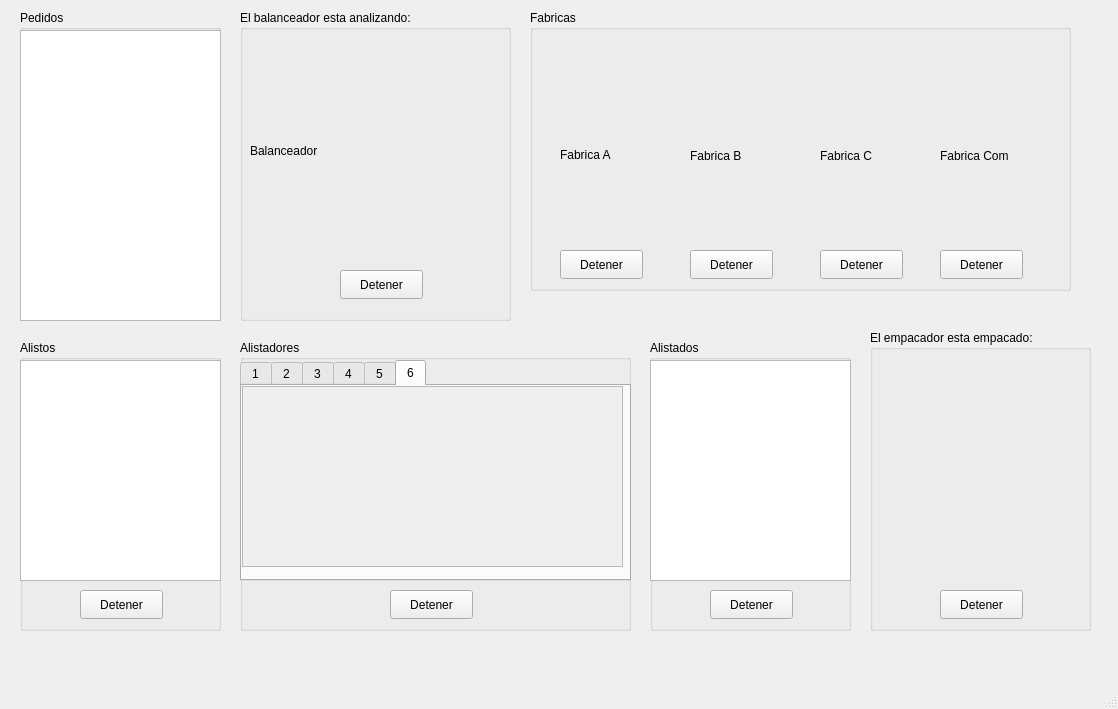
<?xml version="1.0" encoding="UTF-8"?>
<ui version="4.0">
 <class>MainWindow</class>
 <widget class="QMainWindow" name="MainWindow">
  <property name="geometry">
   <rect>
    <x>0</x>
    <y>0</y>
    <width>1118</width>
    <height>709</height>
   </rect>
  </property>
  <property name="windowTitle">
   <string>Armazon</string>
  </property>
  <widget class="QWidget" name="centralwidget">
   <widget class="QGroupBox" name="groupBox_balanceador">
    <property name="geometry">
     <rect>
      <x>240</x>
      <y>10</y>
      <width>271</width>
      <height>311</height>
     </rect>
    </property>
    <property name="title">
     <string>El balanceador esta analizando:</string>
    </property>
    <property name="flat">
     <bool>false</bool>
    </property>
    <widget class="QPushButton" name="pushButton_detenerbalanceador">
     <property name="geometry">
      <rect>
       <x>100</x>
       <y>260</y>
       <width>83</width>
       <height>29</height>
      </rect>
     </property>
     <property name="text">
      <string>Detener</string>
     </property>
    </widget>
    <widget class="QLabel" name="labelBalanceador">
     <property name="geometry">
      <rect>
       <x>10</x>
       <y>40</y>
       <width>251</width>
       <height>201</height>
      </rect>
     </property>
     <property name="text">
      <string>Balanceador</string>
     </property>
    </widget>
   </widget>
   <widget class="QGroupBox" name="groupBox_fabrica">
    <property name="geometry">
     <rect>
      <x>530</x>
      <y>10</y>
      <width>541</width>
      <height>281</height>
     </rect>
    </property>
    <property name="title">
     <string>Fabricas</string>
    </property>
    <widget class="QPushButton" name="pushButton_detenerfabrica_a">
     <property name="geometry">
      <rect>
       <x>30</x>
       <y>240</y>
       <width>83</width>
       <height>29</height>
      </rect>
     </property>
     <property name="text">
      <string>Detener</string>
     </property>
    </widget>
    <widget class="QPushButton" name="pushButton_detenerfabrica_comodin">
     <property name="geometry">
      <rect>
       <x>410</x>
       <y>240</y>
       <width>83</width>
       <height>29</height>
      </rect>
     </property>
     <property name="text">
      <string>Detener</string>
     </property>
    </widget>
    <widget class="QPushButton" name="pushButton_detenerfabrica_c">
     <property name="geometry">
      <rect>
       <x>290</x>
       <y>240</y>
       <width>83</width>
       <height>29</height>
      </rect>
     </property>
     <property name="text">
      <string>Detener</string>
     </property>
    </widget>
    <widget class="QPushButton" name="pushButton_detenerfabrica_b">
     <property name="geometry">
      <rect>
       <x>160</x>
       <y>240</y>
       <width>83</width>
       <height>29</height>
      </rect>
     </property>
     <property name="text">
      <string>Detener</string>
     </property>
    </widget>
    <widget class="QLabel" name="labelFabA">
     <property name="geometry">
      <rect>
       <x>30</x>
       <y>70</y>
       <width>81</width>
       <height>151</height>
      </rect>
     </property>
     <property name="text">
      <string>&lt;html&gt;&lt;head/&gt;&lt;body&gt;&lt;p&gt;Fabrica A&lt;/p&gt;&lt;/body&gt;&lt;/html&gt;</string>
     </property>
    </widget>
    <widget class="QLabel" name="labelFabB">
     <property name="geometry">
      <rect>
       <x>160</x>
       <y>70</y>
       <width>81</width>
       <height>151</height>
      </rect>
     </property>
     <property name="text">
      <string>Fabrica B</string>
     </property>
    </widget>
    <widget class="QLabel" name="labelFabC">
     <property name="geometry">
      <rect>
       <x>290</x>
       <y>70</y>
       <width>81</width>
       <height>151</height>
      </rect>
     </property>
     <property name="text">
      <string>Fabrica C</string>
     </property>
    </widget>
    <widget class="QLabel" name="labelFabCom">
     <property name="geometry">
      <rect>
       <x>410</x>
       <y>70</y>
       <width>81</width>
       <height>151</height>
      </rect>
     </property>
     <property name="text">
      <string>Fabrica Com</string>
     </property>
    </widget>
   </widget>
   <widget class="QGroupBox" name="groupBox_colaAlistos">
    <property name="geometry">
     <rect>
      <x>20</x>
      <y>340</y>
      <width>201</width>
      <height>291</height>
     </rect>
    </property>
    <property name="title">
     <string>Alistos</string>
    </property>
    <widget class="QListWidget" name="listWidget_alistos">
     <property name="geometry">
      <rect>
       <x>0</x>
       <y>20</y>
       <width>201</width>
       <height>221</height>
      </rect>
     </property>
    </widget>
    <widget class="QPushButton" name="pushButton_deteneralistos">
     <property name="geometry">
      <rect>
       <x>60</x>
       <y>250</y>
       <width>83</width>
       <height>29</height>
      </rect>
     </property>
     <property name="text">
      <string>Detener</string>
     </property>
    </widget>
   </widget>
   <widget class="QGroupBox" name="groupBox_pedidos">
    <property name="geometry">
     <rect>
      <x>20</x>
      <y>10</y>
      <width>201</width>
      <height>311</height>
     </rect>
    </property>
    <property name="title">
     <string>Pedidos</string>
    </property>
    <widget class="QListWidget" name="listWidget_Pedidos">
     <property name="geometry">
      <rect>
       <x>0</x>
       <y>20</y>
       <width>201</width>
       <height>291</height>
      </rect>
     </property>
     <property name="maximumSize">
      <size>
       <width>16777210</width>
       <height>16777215</height>
      </size>
     </property>
    </widget>
   </widget>
   <widget class="QGroupBox" name="groupBox_colaAlistados">
    <property name="geometry">
     <rect>
      <x>650</x>
      <y>340</y>
      <width>201</width>
      <height>291</height>
     </rect>
    </property>
    <property name="title">
     <string>Alistados</string>
    </property>
    <widget class="QListWidget" name="listWidget_alistados">
     <property name="geometry">
      <rect>
       <x>0</x>
       <y>20</y>
       <width>201</width>
       <height>221</height>
      </rect>
     </property>
    </widget>
    <widget class="QPushButton" name="pushButton_deteneralistados">
     <property name="geometry">
      <rect>
       <x>60</x>
       <y>250</y>
       <width>83</width>
       <height>29</height>
      </rect>
     </property>
     <property name="text">
      <string>Detener</string>
     </property>
    </widget>
   </widget>
   <widget class="QGroupBox" name="groupBox_alistadores">
    <property name="geometry">
     <rect>
      <x>240</x>
      <y>340</y>
      <width>391</width>
      <height>291</height>
     </rect>
    </property>
    <property name="title">
     <string>Alistadores</string>
    </property>
    <widget class="QTabWidget" name="tabWidget_alistadores">
     <property name="geometry">
      <rect>
       <x>0</x>
       <y>20</y>
       <width>391</width>
       <height>221</height>
      </rect>
     </property>
     <property name="currentIndex">
      <number>5</number>
     </property>
     <widget class="QWidget" name="alistador1">
      <attribute name="title">
       <string>1</string>
      </attribute>
      <widget class="QTextBrowser" name="textBrowser_alistador1">
       <property name="geometry">
        <rect>
         <x>0</x>
         <y>0</y>
         <width>391</width>
         <height>181</height>
        </rect>
       </property>
      </widget>
     </widget>
     <widget class="QWidget" name="alistador2">
      <attribute name="title">
       <string>2</string>
      </attribute>
      <widget class="QTextBrowser" name="textBrowser_alistador2">
       <property name="enabled">
        <bool>false</bool>
       </property>
       <property name="geometry">
        <rect>
         <x>0</x>
         <y>0</y>
         <width>381</width>
         <height>181</height>
        </rect>
       </property>
      </widget>
     </widget>
     <widget class="QWidget" name="alistador3">
      <attribute name="title">
       <string>3</string>
      </attribute>
      <widget class="QTextBrowser" name="textBrowser_alistador3">
       <property name="enabled">
        <bool>false</bool>
       </property>
       <property name="geometry">
        <rect>
         <x>0</x>
         <y>0</y>
         <width>381</width>
         <height>191</height>
        </rect>
       </property>
      </widget>
     </widget>
     <widget class="QWidget" name="alistador4">
      <attribute name="title">
       <string>4</string>
      </attribute>
      <widget class="QTextBrowser" name="textBrowser_alistador4">
       <property name="enabled">
        <bool>false</bool>
       </property>
       <property name="geometry">
        <rect>
         <x>0</x>
         <y>0</y>
         <width>381</width>
         <height>181</height>
        </rect>
       </property>
      </widget>
     </widget>
     <widget class="QWidget" name="alistador5">
      <attribute name="title">
       <string>5</string>
      </attribute>
      <widget class="QTextBrowser" name="textBrowser_alistador5">
       <property name="enabled">
        <bool>false</bool>
       </property>
       <property name="geometry">
        <rect>
         <x>0</x>
         <y>0</y>
         <width>381</width>
         <height>181</height>
        </rect>
       </property>
      </widget>
     </widget>
     <widget class="QWidget" name="alistador6">
      <attribute name="title">
       <string>6</string>
      </attribute>
      <widget class="QTextBrowser" name="textBrowser_alistador6">
       <property name="enabled">
        <bool>false</bool>
       </property>
       <property name="geometry">
        <rect>
         <x>0</x>
         <y>0</y>
         <width>381</width>
         <height>181</height>
        </rect>
       </property>
      </widget>
     </widget>
    </widget>
    <widget class="QPushButton" name="pushButton_deteneralistador">
     <property name="geometry">
      <rect>
       <x>150</x>
       <y>250</y>
       <width>83</width>
       <height>29</height>
      </rect>
     </property>
     <property name="text">
      <string>Detener</string>
     </property>
    </widget>
   </widget>
   <widget class="QGroupBox" name="groupBox_empacador">
    <property name="geometry">
     <rect>
      <x>870</x>
      <y>330</y>
      <width>221</width>
      <height>301</height>
     </rect>
    </property>
    <property name="title">
     <string>El empacador esta empacado:</string>
    </property>
    <property name="flat">
     <bool>false</bool>
    </property>
    <widget class="QPushButton" name="pushButton_detenerempacador">
     <property name="geometry">
      <rect>
       <x>70</x>
       <y>260</y>
       <width>83</width>
       <height>29</height>
      </rect>
     </property>
     <property name="text">
      <string>Detener</string>
     </property>
    </widget>
   </widget>
  </widget>
  <widget class="QMenuBar" name="menubar">
   <property name="geometry">
    <rect>
     <x>0</x>
     <y>0</y>
     <width>1118</width>
     <height>26</height>
    </rect>
   </property>
  </widget>
  <widget class="QStatusBar" name="statusbar"/>
 </widget>
 <resources/>
 <connections/>
</ui>
